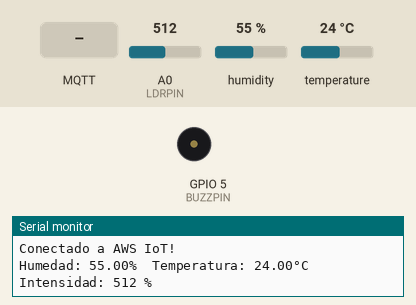
This sketch was run on a simulated ESP8266 (NodeMCU). Parts: buzzer (waves = sounding), the last lines printed to the serial monitor. Inputs (shaded band) come from the test bench; at power-on: A0 (LDRPIN) = 512, humidity 55 %, temperature 24 °C. WiFi joins after 1.5 s; servers stay silent unless stated; the local clock reads 2024-03-15 10:24:30 at power-on unless the sketch sets it; no MQTT or app messages arrive unless stated.

Above: at 6.2 s.
6.3 s: MQTT message "1" arrives on the first subscribed topic
At 10.31 s:
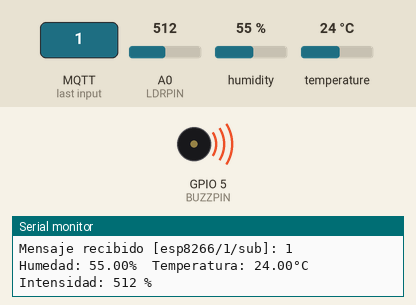
12.0 s: MQTT message "on" arrives on the first subscribed topic
At 16.3 s:
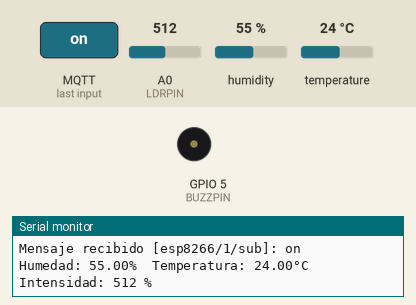
16.5 s: MQTT message "off" arrives on the first subscribed topic
At 20.21 s:
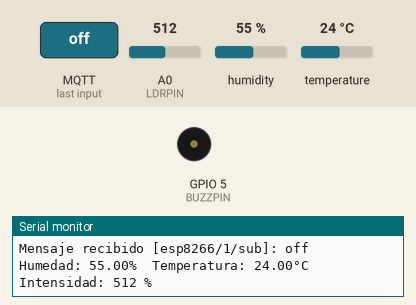
Timing chart, 0 to 22.1 s (numbered marks = the images above; inputs shaded):
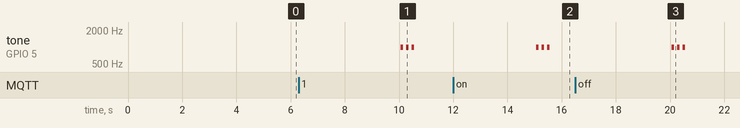

Measured:
- after the input at 6.3 s, tone on GPIO 5 (BUZZPIN): alternates 1000 Hz for 0.10 s and silent for 0.10 s, 6 changes in all, then stays silent, starting after 3.8 s
- after the input at 12.0 s, tone on GPIO 5 (BUZZPIN): alternates 1000 Hz for 0.10 s and silent for 0.10 s, 6 changes in all, then stays silent, starting after 3.1 s
- after the input at 16.5 s, tone on GPIO 5 (BUZZPIN): alternates 1000 Hz for 0.10 s and silent for 0.10 s, 6 changes in all, then stays silent, starting after 3.6 s

The sketch:

aws_iot_integration.ino
```cpp
//Instalar la placa ESP8266
/* Archivo->Preferencias
 * Agregar la ruta https://arduino.esp8266.com/stable/package_esp8266com_index.json
 *
 * Herramientas->Placa->Gestor de tarjetas
 * Instalar ESP8266 community
 */

// Instalar librería DHT
/*
 * Programa->Incluir Librería->Administrar Biblioteca
 * Instalar DHT sensor library de Adafruit
 */

// Instalar librería EasyBuzzer
/*
 * Programa->Incluir Librería->Administrar Biblioteca
 * Instalar EasyBuzzer de Evert Arias
 */

// Instalar librería PubSubClient
/*
 * Programa->Incluir Librería->Administrar Biblioteca
 * Instalar PubSubClient de Nick O'Leary
 */

 // Instalar librería ArduinoJson
/*
 * Programa->Incluir Librería->Administrar Biblioteca
 * Instalar ArduinoJson de Benoit
 */

#include <ESP8266WiFi.h>
#include <WiFiClientSecure.h>
#include <PubSubClient.h>
#include <ArduinoJson.h>
#include <time.h>
#include "secrets.h"
#include "DHT.h"
#include "EasyBuzzer.h"

#define DHTPIN 4        // (D2) Pin digital conectado al sensor DHT
#define BUZZPIN 5       // (D1) Pin digital conectado al buzzer
#define DHTTYPE DHT11   // DHT 11
#define LDRPIN A0

DHT dht(DHTPIN, DHTTYPE);

float h ;
float t;
int l;
unsigned long lastMillis = 0;
unsigned long previousMillis = 0;
const long interval = 5000;

#define AWS_IOT_PUBLISH_TOPIC   "esp8266/1/pub"
#define AWS_IOT_SUBSCRIBE_TOPIC "esp8266/1/sub"

WiFiClientSecure net;

BearSSL::X509List cert(cacert);
BearSSL::X509List client_crt(client_cert);
BearSSL::PrivateKey key(privkey);

PubSubClient client(net);

time_t now;
time_t nowish = 1672531200; // 01/01/2023 00:00:00 (fecha base)


void NTPConnect(void)
{
  Serial.print("Configurando fecha/hora mediante SNTP");
  //configTime(int timezone_sec, int daylightOffset_sec, const char* server1, const char* server2);
  configTime(TIME_ZONE * 3600, 0 * 3600, "pool.ntp.org", "time.nist.gov");
  now = time(nullptr);
  while (now < nowish)
  {
    delay(500);
    Serial.print(".");
    now = time(nullptr);
  }
  Serial.println("\nConfigurado!");
  struct tm timeinfo;
  gmtime_r(&now, &timeinfo);
  Serial.print("Fecha y hora actual: ");
  Serial.println(asctime(&timeinfo));
}


void messageReceived(char *topic, byte *payload, unsigned int length)
{
  EasyBuzzer.beep(1000, 3);
  Serial.print("Mensaje recibido [");
  Serial.print(topic);
  Serial.print("]: ");
  for (int i = 0; i < length; i++)
  {
    Serial.print((char)payload[i]);
  }
  Serial.println();
}


void connectAWS()
{
  delay(3000);
  WiFi.mode(WIFI_STA);
  WiFi.begin(WIFI_SSID, WIFI_PASSWORD);

  Serial.println(String("\nIntentando conectar a la red: ") + String(WIFI_SSID));

  while (WiFi.status() != WL_CONNECTED)
  {
    Serial.print(".");
    delay(1000);
  }
  Serial.println(String("\nConectado a la red: ") + String(WIFI_SSID));

  NTPConnect();

  net.setTrustAnchors(&cert);
  net.setClientRSACert(&client_crt, &key);

  client.setServer(MQTT_HOST, 8883);
  client.setCallback(messageReceived);


  Serial.println("\nConectando a AWS IOT");

  while (!client.connect(THINGNAME))
  {
    Serial.print(".");
    delay(1000);
  }

  if (!client.connected()) {
    Serial.println("AWS IoT Timeout!");
    return;
  }
  // Subscribe to a topic
  client.subscribe(AWS_IOT_SUBSCRIBE_TOPIC);

  Serial.println("\nConectado a AWS IoT!");
}


void publishMessage()
{
  StaticJsonDocument<200> doc;
  doc["time"] = now;
  doc["humidity"] = h;
  doc["temperature"] = t;
  doc["light"] = l;
  char jsonBuffer[512];
  serializeJson(doc, jsonBuffer); // print to client

  client.publish(AWS_IOT_PUBLISH_TOPIC, jsonBuffer);
}


void setup()
{
  Serial.begin(115200);
  connectAWS();
  dht.begin();
  EasyBuzzer.setPin(BUZZPIN);
}


void loop()
{
  if (millis() - lastMillis > interval)
  {
    lastMillis = millis();
    if (!client.connected())
    {
      connectAWS();
    }
    else
    {
      client.loop();

      h = dht.readHumidity();
      t = dht.readTemperature();
      l = analogRead(LDRPIN);

      if (isnan(h) || isnan(t) )
      {
        Serial.println(F("Error al leer el sensor DHT!"));
        return;
      }

      Serial.print(F("Humedad: "));
      Serial.print(h);
      Serial.print(F("%  Temperatura: "));
      Serial.print(t);
      Serial.print(F("°C Intensidad: "));
      Serial.print(l);
      Serial.println(F(" %"));

      now = time(nullptr);
      publishMessage();
    }
  }
  EasyBuzzer.update();
}
```

secrets.h
```cpp
#include <pgmspace.h>

const char WIFI_SSID[] = "replaceWithSSDI";
const char WIFI_PASSWORD[] = "replaceWithPassword";

#define THINGNAME "ESP8266"

int8_t TIME_ZONE = -5;

const char MQTT_HOST[] = "replace_with_aws_mqtt_endpoint";


static const char cacert[] PROGMEM = R"EOF(
-----BEGIN CERTIFICATE-----
jANBgkqhkiG9w0BAQsF
ADA5MQswCQYDVQQGEwJVUzEPMA0GA1UEChMGQW1hem9uMRkwFwYDVQQDExBBbWF6
b24gUm9vdCBDQSAxM...
-----END CERTIFICATE-----
)EOF";


// Copy contents from XXXXXXXX-certificate.pem.crt here ▼
static const char client_cert[] PROGMEM = R"KEY(
-----BEGIN CERTIFICATE-----
IpxjFFiycgLqnPRMA0GCSqGSIb3DQEB
CwUAME0xSzBJBgNVBAsMQkFtYXpvbiBXZWIgU2VydmljZXMgTz1BbWF6b24uY29t
IEluYy4gTD1TZWF0dGxlIFNUPVdhc2hpbmd0b24gQz1VUzAeFw0yMzEwMTIxNTU5
MjhaFw00OTEyMzEyMz...
-----END CERTIFICATE-----
)KEY";


// Copy contents from  XXXXXXXX-private.pem.key here ▼
static const char privkey[] PROGMEM = R"KEY(
-----BEGIN RSA PRIVATE KEY-----
PwDYJXO5/VHPsimEz1Zl4Re/90+jUDAxHLbaiLTI68UoI/uGLlLXKRT6tXJOWHPa
iEhqEQSLfvU0TJ2I8y3eqOX2qAHbk0/i4k7XisWe8WczFOh3FeOzPiMs3CHk23WM
OqUlAVG0PyX/u2AUV36QiN....
-----END RSA PRIVATE KEY-----
)KEY";
```
